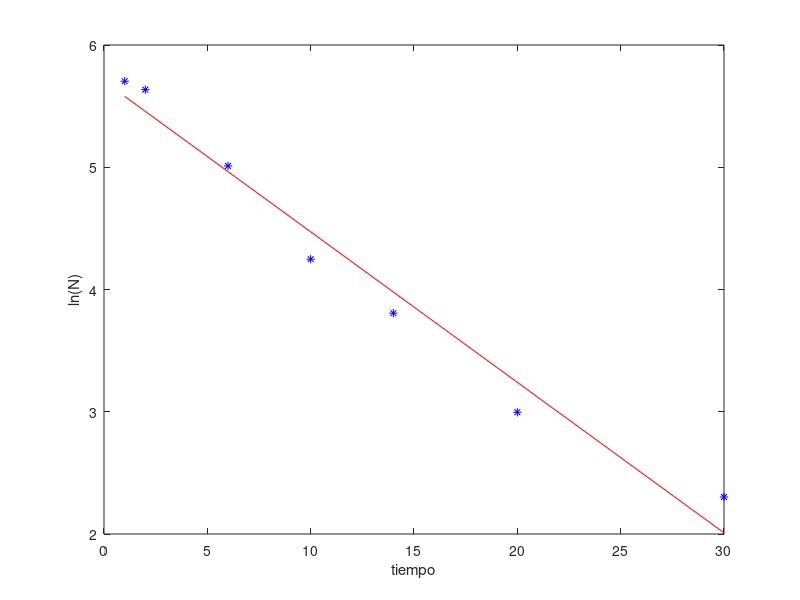

The MATLAB script that drew this image:
%definimos el vector tiempo
t=[1 2 6 10 14 20 30];
N=[3*10^2 2.8*10^2 1.5*10^2 0.7*10^2 0.45*10^2 0.2*10^2 0.1*10^2];
x=t'
y=log(N)'
A=[1 2 6 10 14 20 30; 1 1 1 1 1 1 1]'
c=A\y
%ahora vamos a representar la gráfica 
plot(x, y, '*b', x , A*c, '-r')
xlabel('tiempo');
ylabel('ln(N)');
